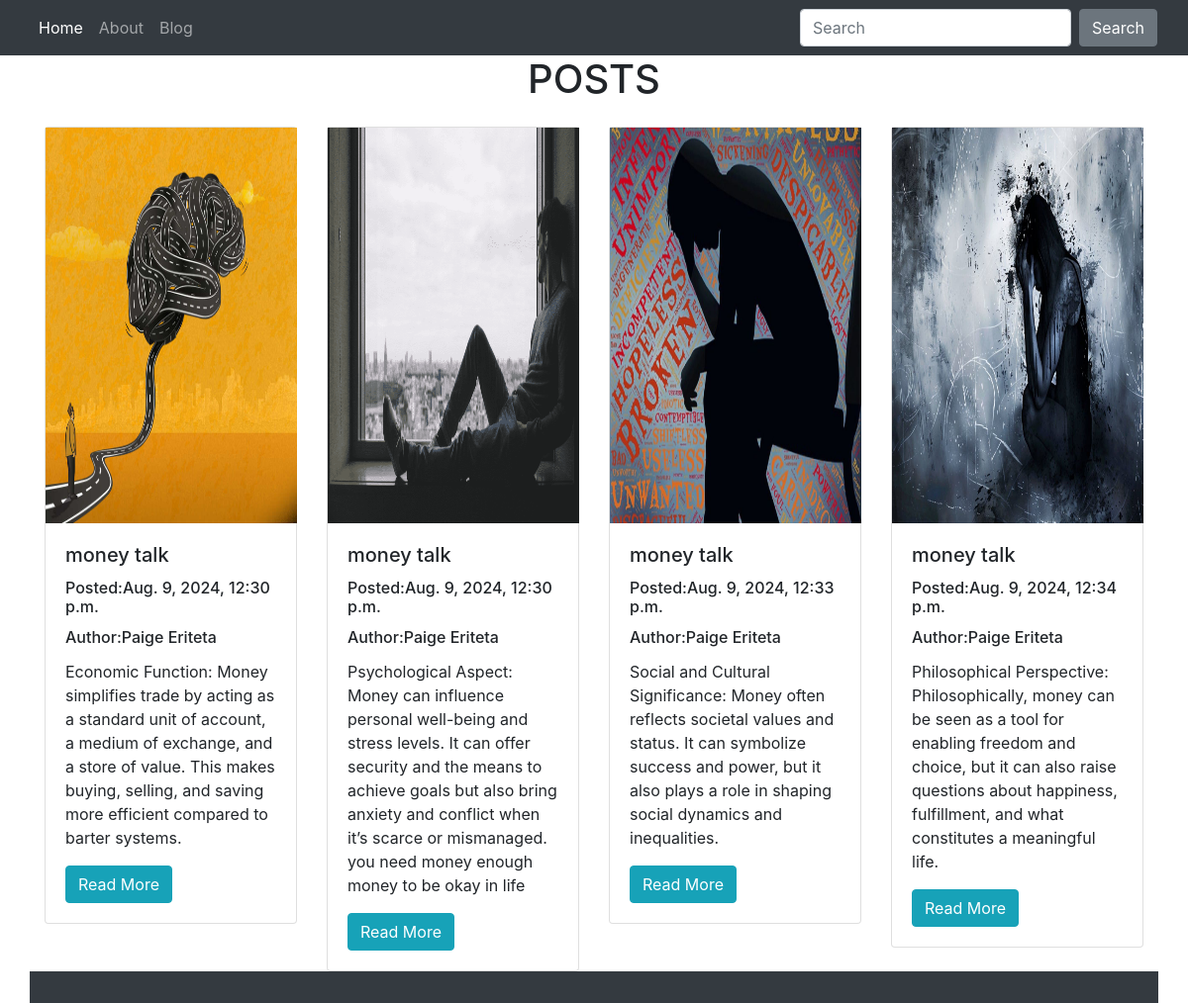
Screenshot of /blog/ with the database file from the repository.
### skills/models.py (models this page shows, shortened)
class skills(models.Model):
    title =models.CharField(max_length=40)
    author= models.CharField(max_length=30,null=True, blank=True)
    content =models.TextField(blank=True, null=True)
    created =models.DateTimeField(auto_now_add=True)
    image =models.ImageField(upload_to='images/',default='image.img')

### skills/views.py (the view)
# urls.py: 2. Add a URL to urlpatterns:  path('blog/', include('blog.urls'))
def blog(request):
    post =skills.objects.all()
    return render(request, "house/blog.html",{'post':post})

### skills/templates/house/blog.html (shortened to what this page needs)
{% extends "house/main.html" %}
{% load static %}
{% block link %}
<h1 class="text-center">POSTS</h1>
<div class="container">
    <div class="row">
        {% for post in post %}
        <div class="col-md-3">
            <div class="card card-size mt-3">
                <img src="{{post.image.url}}" height="400" width="254">
                <div class="card-body">
                    <h5 class="card-title">{{post.title}}</h5>
                    <h6 class="card-title">Posted:{{post.created}}</h6>
                    <h6 class="card-title">Author:{{post.author}}</h6>
                    <p class="card-text">
                        {{post.content}}
                    </p>
                    <button class="btn btn-info">Read More</button>
                </div>
            </div>
        </div>
        {% endfor %}
{% endblock link %}

### skills/templates/house/main.html (shortened to what this page needs)
{% load static %}
<!DOCTYPE html>
<html lang="en">
<head>
    <link rel="stylesheet" href="{% static 'css/main.css' %}">
    <link rel="stylesheet" href="{% static 'css/bootstrap.css' %}">
    <link rel="stylesheet" href="https://stackpath.bootstrapcdn.com/bootstrap/4.5.2/css/bootstrap.min.css">
</head>
<body>
    <nav class="navbar navbar-expand-lg bg-dark" data-bs-theme="dark">
  <div class="container-fluid">
    <div class="collapse navbar-collapse" id="navbarColor02">
      <ul class="navbar-nav me-auto">
        <li class="nav-item">
          <a class="nav-link active" href="{% url 'home' %}">Home
          </a>
        </li>
        <li class="nav-item">
          <a class="nav-link" href="{% url 'about' %}">About</a>
        </li>
        <li class="nav-item">
          <a class="nav-link" href="{% url 'blog' %}">Blog</a>
        </li>
      </ul>
      <form class="d-flex">
        <input class="form-control me-sm-2" type="search" placeholder="Search">
        <button class="btn btn-secondary my-2 my-sm-0" type="submit">Search</button>
      </form>
    </div>
  </div>
  </nav>
    {% block link %}
    {% endblock link %}
    <footer class="footer bg-dark text-white py-3">
    </footer>
</body>
</html>

### skills/static/css/main.css (style rules this page uses)
body { background-color: chocolate; }
body { background-color: green; }

### rows the page displays
skills: image (picture), title "money talk", created "Aug. 9, 2024, 12:30 p.m.", author "Paige Eriteta", content "Economic Function: Money simplifies trade by acting as a standard unit of account, a medium of exchange, and a store of value. This makes buying, selling, and saving more efficient compared to barter systems."
skills: image (picture), title "money talk", created "Aug. 9, 2024, 12:30 p.m.", author "Paige Eriteta", content "Psychological Aspect: Money can influence personal well-being and stress levels. It can offer security and the means to achieve goals but also bring anxiety and conflict when it’s scarce or mismanaged. you need money enough money to be okay in life"
skills: image (picture), title "money talk", created "Aug. 9, 2024, 12:33 p.m.", author "Paige Eriteta", content "Social and Cultural Significance: Money often reflects societal values and status. It can symbolize success and power, but it also plays a role in shaping social dynamics and inequalities."
skills: image (picture), title "money talk", created "Aug. 9, 2024, 12:34 p.m.", author "Paige Eriteta", content "Philosophical Perspective: Philosophically, money can be seen as a tool for enabling freedom and choice, but it can also raise questions about happiness, fulfillment, and what constitutes a meaningful life."
